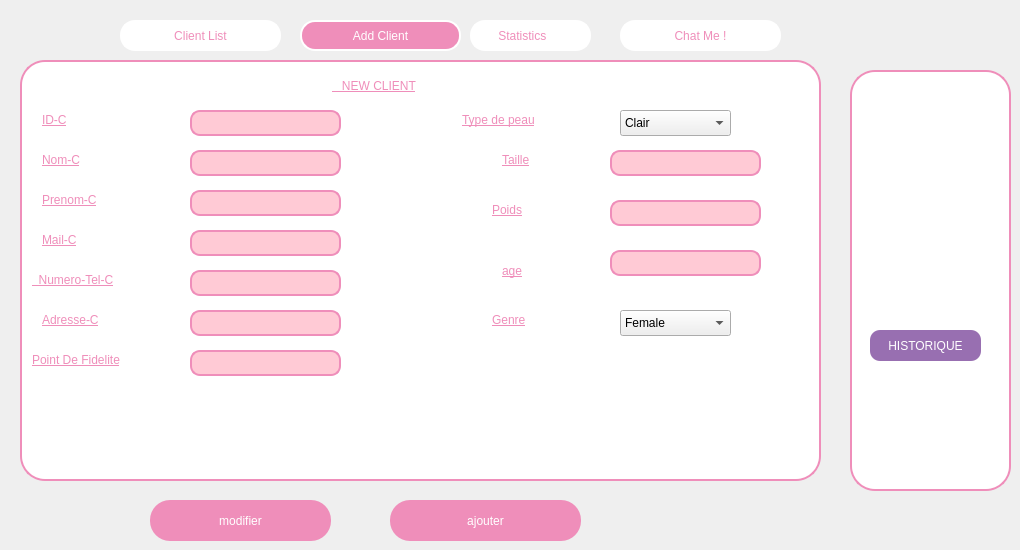
    <widget class="QWidget" name="page">
     <widget class="QFrame" name="frame_3">
      <property name="geometry">
       <rect>
        <x>850</x>
        <y>70</y>
        <width>161</width>
        <height>421</height>
       </rect>
      </property>
      <property name="styleSheet">
       <string notr="true">QFrame {
    background-color: white;
    width: 10px;
    border: 2px solid #EF8EBA;
    border-radius: 25px;
}</string>
      </property>
      <property name="frameShape">
       <enum>QFrame::NoFrame</enum>
      </property>
      <widget class="QLabel" name="label_28">
       <property name="geometry">
        <rect>
         <x>10</x>
         <y>140</y>
         <width>61</width>
         <height>61</height>
        </rect>
       </property>
       <property name="styleSheet">
        <string notr="true">background-color: rgb(255, 255, 255);
border-color: rgb(255, 255, 255);</string>
       </property>
       <property name="text">
        <string/>
       </property>
       <property name="pixmap">
        <pixmap>../../Bureau/icon employee/liist or task.png</pixmap>
       </property>
       <property name="scaledContents">
        <bool>true</bool>
       </property>
      </widget>
      <widget class="QLabel" name="imageLabel">
       <property name="geometry">
        <rect>
         <x>40</x>
         <y>150</y>
         <width>81</width>
         <height>61</height>
        </rect>
       </property>
       <property name="styleSheet">
        <string notr="true">background-color: rgb(255, 255, 255);
border-color: rgb(255, 255, 255);</string>
       </property>
       <property name="text">
        <string/>
       </property>
       <property name="pixmap">
        <pixmap>../../Bureau/projetvet/icon employee/upload_15641804.png</pixmap>
       </property>
       <property name="scaledContents">
        <bool>true</bool>
       </property>
      </widget>
      <widget class="QLabel" name="label_27">
       <property name="geometry">
        <rect>
         <x>50</x>
         <y>20</y>
         <width>61</width>
         <height>51</height>
        </rect>
       </property>
       <property name="styleSheet">
        <string notr="true">border-color: rgb(255, 255, 255);</string>
       </property>
       <property name="text">
        <string/>
       </property>
       <property name="pixmap">
        <pixmap>../../Bureau/projetvet/icon employee/A P P  I C O N 💕 _.jpeg</pixmap>
       </property>
       <property name="scaledContents">
        <bool>true</bool>
       </property>
      </widget>
      <widget class="QPushButton" name="historiqueButton">
       <property name="geometry">
        <rect>
         <x>20</x>
         <y>260</y>
         <width>111</width>
         <height>31</height>
        </rect>
       </property>
       <property name="styleSheet">
        <string notr="true">QPushButton {
    color: white; /* Texte blanc */
	background-color: rgb(152, 111, 177);
    border-radius:10px  ; /* Coins arrondis */
	border-color: rgb(239, 142, 186);
    padding: 8px;
}</string>
       </property>
       <property name="text">
        <string>HISTORIQUE</string>
       </property>
      </widget>
     </widget>
     <widget class="QFrame" name="frame_2">
      <property name="geometry">
       <rect>
        <x>20</x>
        <y>60</y>
        <width>801</width>
        <height>421</height>
       </rect>
      </property>
      <property name="styleSheet">
       <string notr="true">QFrame {
    background-color: white;
    width: 10px;
    border: 2px solid #EF8EBA;
    border-radius: 25px;
}</string>
      </property>
      <property name="frameShape">
       <enum>QFrame::NoFrame</enum>
      </property>
      <widget class="QLineEdit" name="lineEdit_23">
       <property name="geometry">
        <rect>
         <x>20</x>
         <y>50</y>
         <width>61</width>
         <height>20</height>
        </rect>
       </property>
       <property name="styleSheet">
        <string notr="true">QLineEdit{
	text-decoration: underline;
	color: #EF8EBA;
	font: 700 italic 10pt &quot;Segoe UI&quot;;
	;
}</string>
       </property>
       <property name="text">
        <string>ID-C</string>
       </property>
       <property name="frame">
        <bool>false</bool>
       </property>
      </widget>
      <widget class="QLineEdit" name="lineEdit_24">
       <property name="geometry">
        <rect>
         <x>20</x>
         <y>90</y>
         <width>81</width>
         <height>20</height>
        </rect>
       </property>
       <property name="styleSheet">
        <string notr="true">QLineEdit{
	text-decoration: underline;
	color:#EF8EBA;
	font: 700 italic 10pt &quot;Segoe UI&quot;;
	;
}</string>
       </property>
       <property name="text">
        <string>Nom-C</string>
       </property>
       <property name="frame">
        <bool>false</bool>
       </property>
      </widget>
      <widget class="QLineEdit" name="lineEdit_25">
       <property name="geometry">
        <rect>
         <x>20</x>
         <y>130</y>
         <width>81</width>
         <height>20</height>
        </rect>
       </property>
       <property name="styleSheet">
        <string notr="true">QLineEdit{
	text-decoration: underline;
	color:#EF8EBA;
	font: 700 italic 10pt &quot;Segoe UI&quot;;
	;
}</string>
       </property>
       <property name="text">
        <string>Prenom-C</string>
       </property>
       <property name="frame">
        <bool>false</bool>
       </property>
      </widget>
      <widget class="QLineEdit" name="lineEdit_26">
       <property name="geometry">
        <rect>
         <x>20</x>
         <y>170</y>
         <width>71</width>
         <height>20</height>
        </rect>
       </property>
       <property name="styleSheet">
        <string notr="true">QLineEdit{
	text-decoration: underline;
	color:#EF8EBA;
	font: 700 italic 10pt &quot;Segoe UI&quot;;
	;
}</string>
       </property>
       <property name="text">
        <string>Mail-C</string>
       </property>
       <property name="frame">
        <bool>false</bool>
       </property>
      </widget>
      <widget class="QLineEdit" name="lineEdit_27">
       <property name="geometry">
        <rect>
         <x>10</x>
         <y>210</y>
         <width>121</width>
         <height>20</height>
        </rect>
       </property>
       <property name="styleSheet">
        <string notr="true">QLineEdit{
	text-decoration: underline;
	color: #EF8EBA;
	font: 700 italic 10pt &quot;Segoe UI&quot;;
	;
}</string>
       </property>
       <property name="text">
        <string>  Numero-Tel-C</string>
       </property>
       <property name="frame">
        <bool>false</bool>
       </property>
      </widget>
      <widget class="QLineEdit" name="lineEdit_28">
       <property name="geometry">
        <rect>
         <x>20</x>
         <y>250</y>
         <width>131</width>
         <height>20</height>
        </rect>
       </property>
       <property name="styleSheet">
        <string notr="true">QLineEdit{
	text-decoration: underline;
	color: #EF8EBA;
	font: 700 italic 10pt &quot;Segoe UI&quot;;
	;
}</string>
       </property>
       <property name="text">
        <string>Adresse-C</string>
       </property>
       <property name="frame">
        <bool>false</bool>
       </property>
      </widget>
      <widget class="QLineEdit" name="lineEdit_29">
       <property name="geometry">
        <rect>
         <x>170</x>
         <y>50</y>
         <width>151</width>
         <height>26</height>
        </rect>
       </property>
       <property name="styleSheet">
        <string notr="true">QLineEdit {
	background-color: rgb(255, 202, 213);
    border: 2px solid #EF8EBA; /* Bordure rose */
    border-radius: 10px; /* Coins arrondis */
    padding: 2px;
}</string>
       </property>
      </widget>
      <widget class="QLineEdit" name="lineEdit_30">
       <property name="geometry">
        <rect>
         <x>170</x>
         <y>90</y>
         <width>151</width>
         <height>26</height>
        </rect>
       </property>
       <property name="styleSheet">
        <string notr="true">QLineEdit {
	background-color: rgb(255, 202, 213);
    border: 2px solid #EF8EBA; /* Bordure rose */
    border-radius: 10px; /* Coins arrondis */
    padding: 2px;
}</string>
       </property>
      </widget>
      <widget class="QLineEdit" name="lineEdit_31">
       <property name="geometry">
        <rect>
         <x>170</x>
         <y>130</y>
         <width>151</width>
         <height>26</height>
        </rect>
       </property>
       <property name="styleSheet">
        <string notr="true">QLineEdit {
	background-color: rgb(255, 202, 213);
    border: 2px solid #EF8EBA; /* Bordure rose */
    border-radius: 10px; /* Coins arrondis */
    padding: 2px;
}</string>
       </property>
      </widget>
      <widget class="QLineEdit" name="lineEdit_32">
       <property name="geometry">
        <rect>
         <x>170</x>
         <y>170</y>
         <width>151</width>
         <height>26</height>
        </rect>
       </property>
       <property name="styleSheet">
        <string notr="true">QLineEdit {
	background-color: rgb(255, 202, 213);
    border: 2px solid #EF8EBA; /* Bordure rose */
    border-radius: 10px; /* Coins arrondis */
    padding: 2px;
}</string>
       </property>
      </widget>
      <widget class="QLineEdit" name="lineEdit_33">
       <property name="geometry">
        <rect>
         <x>170</x>
         <y>210</y>
         <width>151</width>
         <height>26</height>
        </rect>
       </property>
       <property name="styleSheet">
        <string notr="true">QLineEdit {
	background-color: rgb(255, 202, 213);
    border: 2px solid #EF8EBA; /* Bordure rose */
    border-radius: 10px; /* Coins arrondis */
    padding: 2px;
}</string>
       </property>
      </widget>
      <widget class="QLineEdit" name="lineEdit_34">
       <property name="geometry">
        <rect>
         <x>170</x>
         <y>250</y>
         <width>151</width>
         <height>26</height>
        </rect>
       </property>
       <property name="styleSheet">
        <string notr="true">QLineEdit {
	background-color: rgb(255, 202, 213);
    border: 2px solid #EF8EBA; /* Bordure rose */
    border-radius: 10px; /* Coins arrondis */
    padding: 2px;
}</string>
       </property>
      </widget>
      <widget class="QLineEdit" name="lineEdit_35">
       <property name="geometry">
        <rect>
         <x>310</x>
         <y>10</y>
         <width>161</width>
         <height>31</height>
        </rect>
       </property>
       <property name="styleSheet">
        <string notr="true">QLineEdit{
	text-decoration: underline;
	color: #EF8EBA;
	font: 700 italic 15pt &quot;Segoe UI&quot;;
	;
}</string>
       </property>
       <property name="text">
        <string>   NEW CLIENT</string>
       </property>
       <property name="frame">
        <bool>false</bool>
       </property>
      </widget>
      <widget class="QLineEdit" name="lineEdit_39">
       <property name="geometry">
        <rect>
         <x>440</x>
         <y>50</y>
         <width>121</width>
         <height>20</height>
        </rect>
       </property>
       <property name="styleSheet">
        <string notr="true">QLineEdit{
	text-decoration: underline;
	color: #EF8EBA;
	font: 700 italic 10pt &quot;Segoe UI&quot;;
	;
}</string>
       </property>
       <property name="text">
        <string>Type de peau</string>
       </property>
       <property name="frame">
        <bool>false</bool>
       </property>
      </widget>
      <widget class="QLineEdit" name="lineEdit_40">
       <property name="geometry">
        <rect>
         <x>480</x>
         <y>90</y>
         <width>101</width>
         <height>20</height>
        </rect>
       </property>
       <property name="styleSheet">
        <string notr="true">QLineEdit{
	text-decoration: underline;
	color: #EF8EBA;
	font: 700 italic 10pt &quot;Segoe UI&quot;;
	;
}</string>
       </property>
       <property name="text">
        <string>Taille</string>
       </property>
       <property name="frame">
        <bool>false</bool>
       </property>
      </widget>
      <widget class="QLineEdit" name="lineEdit_41">
       <property name="geometry">
        <rect>
         <x>590</x>
         <y>90</y>
         <width>151</width>
         <height>26</height>
        </rect>
       </property>
       <property name="styleSheet">
        <string notr="true">QLineEdit {
	background-color: rgb(255, 202, 213);
    border: 2px solid #EF8EBA; /* Bordure rose */
    border-radius: 10px; /* Coins arrondis */
    padding: 2px;
}</string>
       </property>
      </widget>
      <widget class="QLineEdit" name="lineEdit_44">
       <property name="geometry">
        <rect>
         <x>470</x>
         <y>140</y>
         <width>101</width>
         <height>20</height>
        </rect>
       </property>
       <property name="styleSheet">
        <string notr="true">QLineEdit{
	text-decoration: underline;
	color: #EF8EBA;
	font: 700 italic 10pt &quot;Segoe UI&quot;;
	;
}</string>
       </property>
       <property name="text">
        <string>Poids</string>
       </property>
       <property name="frame">
        <bool>false</bool>
       </property>
      </widget>
      <widget class="QLineEdit" name="lineEdit_45">
       <property name="geometry">
        <rect>
         <x>590</x>
         <y>140</y>
         <width>151</width>
         <height>26</height>
        </rect>
       </property>
       <property name="styleSheet">
        <string notr="true">QLineEdit {
	background-color: rgb(255, 202, 213);
    border: 2px solid #EF8EBA; /* Bordure rose */
    border-radius: 10px; /* Coins arrondis */
    padding: 2px;
}</string>
       </property>
      </widget>
      <widget class="QLineEdit" name="lineEdit_46">
       <property name="geometry">
        <rect>
         <x>470</x>
         <y>250</y>
         <width>61</width>
         <height>20</height>
        </rect>
       </property>
       <property name="styleSheet">
        <string notr="true">QLineEdit{
	text-decoration: underline;
	color: #EF8EBA;
	font: 700 italic 10pt &quot;Segoe UI&quot;;
	;
}</string>
       </property>
       <property name="text">
        <string>Genre</string>
       </property>
       <property name="frame">
        <bool>false</bool>
       </property>
      </widget>
      <widget class="QLineEdit" name="lineEdit_47">
       <property name="geometry">
        <rect>
         <x>590</x>
         <y>190</y>
         <width>151</width>
         <height>26</height>
        </rect>
       </property>
       <property name="styleSheet">
        <string notr="true">QLineEdit {
	background-color: rgb(255, 202, 213);
    border: 2px solid #EF8EBA; /* Bordure rose */
    border-radius: 10px; /* Coins arrondis */
    padding: 2px;
}</string>
       </property>
      </widget>
      <widget class="QLineEdit" name="lineEdit_48">
       <property name="geometry">
        <rect>
         <x>480</x>
         <y>200</y>
         <width>101</width>
         <height>21</height>
        </rect>
       </property>
       <property name="styleSheet">
        <string notr="true">QLineEdit{
	text-decoration: underline;
	color: #EF8EBA;
	font: 700 italic 10pt &quot;Segoe UI&quot;;
	;
}</string>
       </property>
       <property name="text">
        <string>age</string>
       </property>
       <property name="frame">
        <bool>false</bool>
       </property>
      </widget>
      <widget class="QLineEdit" name="lineEdit_42">
       <property name="geometry">
        <rect>
         <x>10</x>
         <y>290</y>
         <width>141</width>
         <height>20</height>
        </rect>
       </property>
       <property name="styleSheet">
        <string notr="true">QLineEdit{
	text-decoration: underline;
	color: #EF8EBA;
	font: 700 italic 10pt &quot;Segoe UI&quot;;
	;
}</string>
       </property>
       <property name="text">
        <string>Point De Fidelite</string>
       </property>
       <property name="frame">
        <bool>false</bool>
       </property>
      </widget>
      <widget class="QLineEdit" name="lineEdit_43">
       <property name="geometry">
        <rect>
         <x>170</x>
         <y>290</y>
         <width>151</width>
         <height>26</height>
        </rect>
       </property>
       <property name="styleSheet">
        <string notr="true">QLineEdit {
	background-color: rgb(255, 202, 213);
    border: 2px solid #EF8EBA; /* Bordure rose */
    border-radius: 10px; /* Coins arrondis */
    padding: 2px;
}</string>
       </property>
      </widget>
      <widget class="QComboBox" name="comboBox">
       <property name="geometry">
        <rect>
         <x>600</x>
         <y>250</y>
         <width>111</width>
         <height>26</height>
        </rect>
       </property>
       <item>
        <property name="text">
         <string>Female</string>
        </property>
       </item>
       <item>
        <property name="text">
         <string>Male</string>
        </property>
       </item>
      </widget>
      <widget class="QComboBox" name="comboBox_2">
       <property name="geometry">
        <rect>
         <x>600</x>
         <y>50</y>
         <width>111</width>
         <height>26</height>
        </rect>
       </property>
       <item>
        <property name="text">
         <string>Clair</string>
        </property>
       </item>
       <item>
        <property name="text">
         <string>Olive</string>
        </property>
       </item>
       <item>
        <property name="text">
         <string>Bronze</string>
        </property>
       </item>
       <item>
        <property name="text">
         <string>Chocolat</string>
        </property>
       </item>
      </widget>
     </widget>
     <widget class="QLabel" name="label_25">
      <property name="geometry">
       <rect>
        <x>470</x>
        <y>20</y>
        <width>121</width>
        <height>31</height>
       </rect>
      </property>
      <property name="styleSheet">
       <string notr="true">QFrame {
	font: 10pt &quot;Segoe UI&quot;;
	background-color: white;
    width: 10px;
    border: 2px solid white;
    border-radius: 15px;
}
QLabel{
	color: #EF8EBA;
}</string>
      </property>
      <property name="text">
       <string>       Statistics</string>
      </property>
     </widget>
     <widget class="QPushButton" name="modifier">
      <property name="geometry">
       <rect>
        <x>150</x>
        <y>500</y>
        <width>181</width>
        <height>41</height>
       </rect>
      </property>
      <property name="styleSheet">
       <string notr="true">QPushButton {
	background-color: #EF8EBA;
    color: white; /* Texte blanc */
    border-radius:20px  ; /* Coins arrondis */
	border-color: rgb(239, 142, 186);
    padding: 8px;
}</string>
      </property>
      <property name="text">
       <string>modifier</string>
      </property>
     </widget>
     <widget class="QPushButton" name="pushButton_9">
      <property name="geometry">
       <rect>
        <x>390</x>
        <y>500</y>
        <width>191</width>
        <height>41</height>
       </rect>
      </property>
      <property name="styleSheet">
       <string notr="true">QPushButton {
	background-color: #EF8EBA;
    color: white; /* Texte blanc */
    border-radius:20px  ; /* Coins arrondis */
	border-color: #EF8EBA;
    padding: 8px;
}</string>
      </property>
      <property name="text">
       <string>ajouter</string>
      </property>
     </widget>
     <widget class="QPushButton" name="pushButton_16">
      <property name="geometry">
       <rect>
        <x>120</x>
        <y>20</y>
        <width>161</width>
        <height>31</height>
       </rect>
      </property>
      <property name="styleSheet">
       <string notr="true">QPushButton {
	font: 10pt &quot;Segoe UI&quot;;
	background-color: white;
    width: 10px;
    color: #EF8EBA;
    border: 2px solid white;
    border-radius: 15px;
}</string>
      </property>
      <property name="text">
       <string>Client List</string>
      </property>
     </widget>
     <widget class="QPushButton" name="pushButton_15">
      <property name="geometry">
       <rect>
        <x>300</x>
        <y>20</y>
        <width>161</width>
        <height>31</height>
       </rect>
      </property>
      <property name="styleSheet">
       <string notr="true">QPushButton {
	font: 10pt &quot;Segoe UI&quot;;
	background-color: #EF8EBA;
    width: 10px;
    color: white; /* Texte blanc */
    border: 2px solid white;
    border-radius: 15px;
}</string>
      </property>
      <property name="text">
       <string>Add Client</string>
      </property>
     </widget>
     <widget class="QPushButton" name="pushButton_49">
      <property name="geometry">
       <rect>
        <x>620</x>
        <y>20</y>
        <width>161</width>
        <height>31</height>
       </rect>
      </property>
      <property name="styleSheet">
       <string notr="true">QPushButton {
	font: 10pt &quot;Segoe UI&quot;;
	background-color: white;
    width: 10px;
    color: #EF8EBA;
    border: 2px solid white;
    border-radius: 15px;
}</string>
      </property>
      <property name="text">
       <string>Chat Me !</string>
      </property>
     </widget>
    </widget>
